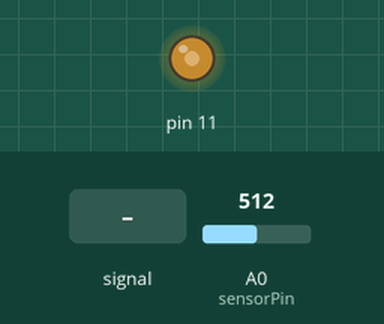
Recording of a sketch running on a simulated Arduino Uno, built with avr-gcc and run on an emulated ATmega328P. On the bench: output pins drawn as LEDs (lit = HIGH). The inputs (shaded band) are chosen by the test bench; at power-on: A0 (sensorPin) = 512. What the sketch prints to the serial monitor is not drawn.

Above: at 1.2 s.
1.3 s: A0 (sensorPin) fed a 200 Hz sine of ±81 counts around its level
3.0 s: A0 (sensorPin) set to 716
4.5 s: A0 (sensorPin) fed a 1000 Hz sine of ±255 counts around its level
6.0 s: A0 (sensorPin) fed a 2 Hz sine of ±306 counts around its level
7.6 s: A0 (sensorPin) set to 900
Timing chart, 0 to 10.1 s (numbered marks = the images above; inputs shaded):
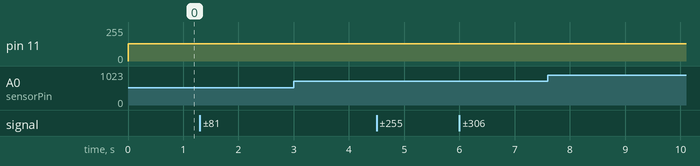

Measured:
- after the input at 1.3 s, every drawn part: stays the same
- after the input at 3.0 s, every drawn part: stays the same
- after the input at 4.5 s, every drawn part: stays the same
- after the input at 6.0 s, every drawn part: stays the same
- after the input at 7.6 s, every drawn part: stays the same

The sketch:

sweptfreqcap.ino
```cpp
int sensorPin = A0;    // select the input pin for the potentiometer
long sensorValue = 0;  // variable to store the value coming from the sensor

//FREQUENCIES 16 MHz / 64 / ( x +1) / 2
// 500 Hz, 1000, 1500, 2000, 2500, 3000, 3500
int freqs[] = {250, 125, 83,62, 50, 41, 35};

void setup() {
//  cs_4_2.set_CS_AutocaL_Millis(0xFFFFFFFF); // turn off autocalibrate on channel 1 - just as an example Serial.begin(9600);

//  pinMode(3, OUTPUT);
  pinMode(11, OUTPUT);
//  pinMode(7, OUTPUT);
//  pinMode(4, INPUT);
//  pinMode(2, INPUT);
//  pinMode(5, OUTPUT);
  Serial.begin(9600);

}

void loop() {
     Serial.write(lowByte(222));
  Serial.write(highByte(222));
  pinMode(11, OUTPUT);
//  pinMode(7, OUTPUT);

  for(int i = 0; i < 7; i ++){
    TCCR2A = _BV(COM2A0) | _BV(COM2B1) | _BV(WGM21) | _BV(WGM20);
    TCCR2B = _BV(WGM22) | _BV(CS20);
    OCR2B = 50;
    OCR2A = freqs[i];
//    digitalWrite(7, LOW);

  //  digitalWrite(5, HIGH);
  //  for(int i = 0; i < 10; i++){
      sensorValue = 0;
  //  }


     for(int j =0; j < 100; j++){
      sensorValue += analogRead(sensorPin);
    }


      int val = sensorValue/100;
      Serial.write(lowByte(val));
      Serial.write(highByte(val));


    delay(3); // arbitrary delay to limit data to serial port

  }

}
```
